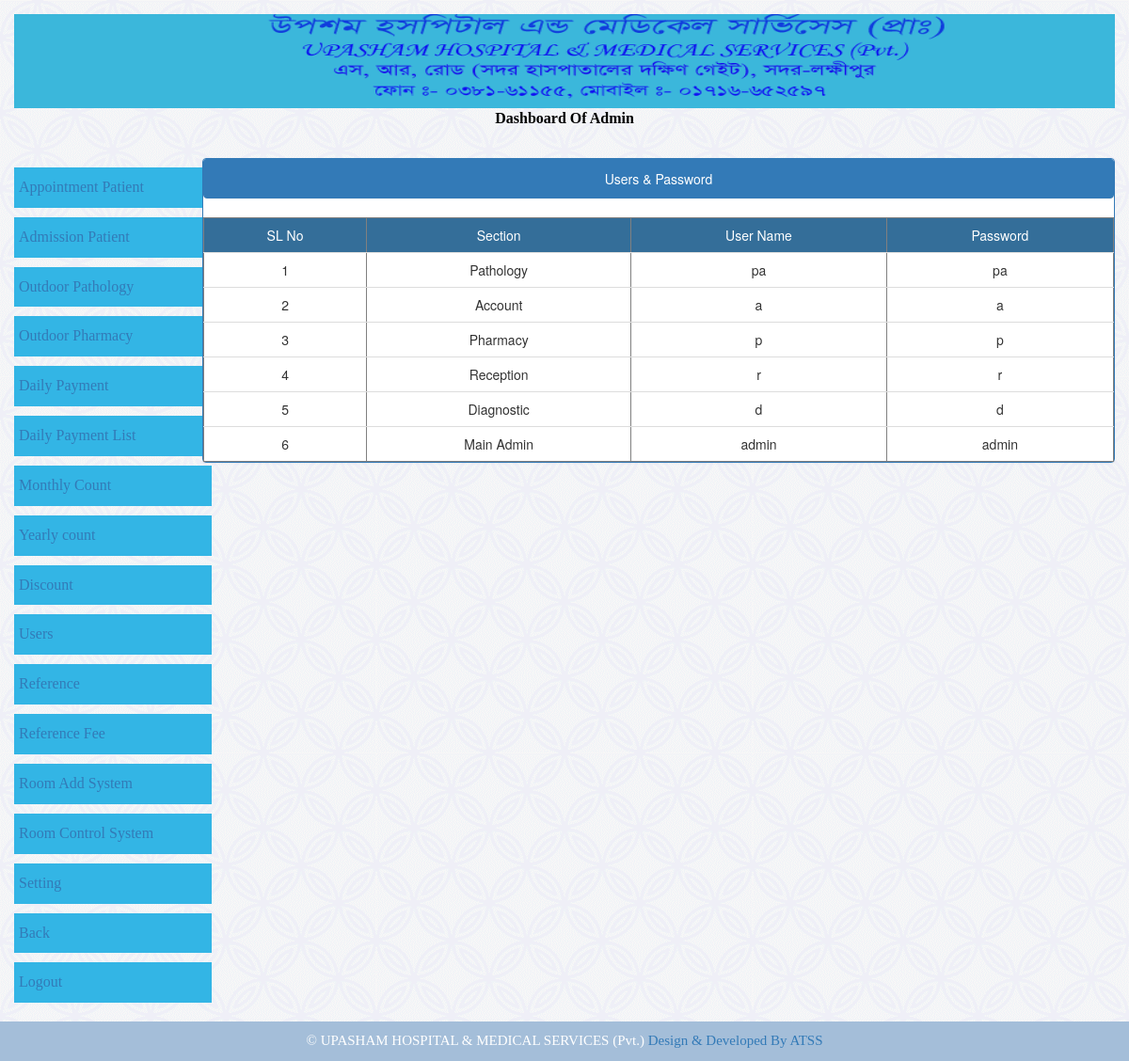
Screenshot of /admin/users.php (signed in) with the database file from the repository.
### tables this page shows
CREATE TABLE IF NOT EXISTS `user_information` (
  `id` int(10) NOT NULL AUTO_INCREMENT,
  `user_level_id` int(10) NOT NULL,
  `user_name` varchar(255) NOT NULL,
  `password` varchar(255) NOT NULL,
  `Section` varchar(255) NOT NULL,
  PRIMARY KEY (`id`)
);

### admin/users.php (the view, shortened to what this page needs)
<!DOCTYPE html>
<html>
    <head>
        <link rel="stylesheet" href="../css/responsive.css">
        <link rel="stylesheet" href="../css/style.css">
        <link rel="stylesheet" href="../css/bootstrap.min.css">
    </head>
    <body>
        <div class="wapper">
            <div class="dashbord_area">
                <div class="container-fluid">
                    <div class="row">
                        <div class="col-md-12">
                            <div class="dashboard_text text-center">
                                <img src="../images/baner.png" alt="UPASHAM HOSPITAL" title="UPASHAM HOSPITAL" height="100">
                                <br>
                                Dashboard Of Admin
                            </div>
                        </div>
                    </div>
                </div>
            </div>
            <div class="body_area">
                <div class="container-fluid">
                    <div class="row">
                        <div class="col-md-2">
                            <div class="left_content_area">
                                <?php include './left_side_admin.php'; ?>
                            </div>
                        </div>
                        <div class="right_content_area">
                            <div class="col-md-10">
                                <div class="panel panel-primary" style="margin-top: 15px;">
                                    <div class="panel panel-heading text-center">Users & Password</div>
                                    <table border="1" class="table text-center" style="">
                                    <tr>
                                        <td style="background-color: #346E99;color: #fff;">SL No</td>
                                        <td style="background-color: #346E99;color: #fff;">Section</td>
                                        <td style="background-color: #346E99;color: #fff;">User Name</td>
                                        <td style="background-color: #346E99;color: #fff;">Password</td>
                                    </tr>
                                    <?php
                                    include '../connection/db.php';
                                    $select_query = "SELECT * FROM `user_information` order by id desc ";
                                    $execute_sql = $conn->query($select_query);
                                    $sl = 0;
                                    while ($row = $execute_sql->fetch_assoc()) {
                                        $sl++;
                                        ?>
                                        <tr>
                                            <td><?php echo $sl; ?></td>
                                            <td><?php echo $row['Section']; ?></td>
                                            <td><?php echo $row['user_name']; ?></td>
                                            <td><?php echo $row['password']; ?></td>
                                        </tr>
                                        <?php
                                    }
                                    ?>
                                </table>
                                </div>
                            </div>
                        </div>
                    </div>
                </div>
            </div>
            <div class="footer_area">
                <div class="container-fluid">
                    <div class="row">
                        <?php include '../footer.php'; ?>
                    </div>
                </div>
            </div>
        </div>
    </body>
</html>

### css/style.css (style rules this page uses)
* { box-sizing: border-box; margin: 0 auto; }
.row:after { content: ""; clear: both; display: block; }
body { height: 100%; background: url(../images/patern.png); font-family: initial; }
.dashbord_area { padding: 15px 0; }
.dashboard_text { color: #000; font-family: caption; font-size: 16px; font-weight: bolder; }
.dashboard_text img { width: 100%; }
.row::after { min-height: 0px; }

### rows the page displays
user_information: Section "Pathology", user_name "pa", password "pa"
user_information: Section "Account", user_name "a", password "a"
user_information: Section "Pharmacy", user_name "p", password "p"
user_information: Section "Reception", user_name "r", password "r"
user_information: Section "Diagnostic", user_name "d", password "d"
user_information: Section "Main Admin", user_name "admin", password "admin"

### other values shown
$title5 "UPASHAM HOSPITAL & MEDICAL SERVICES (Pvt.)"
